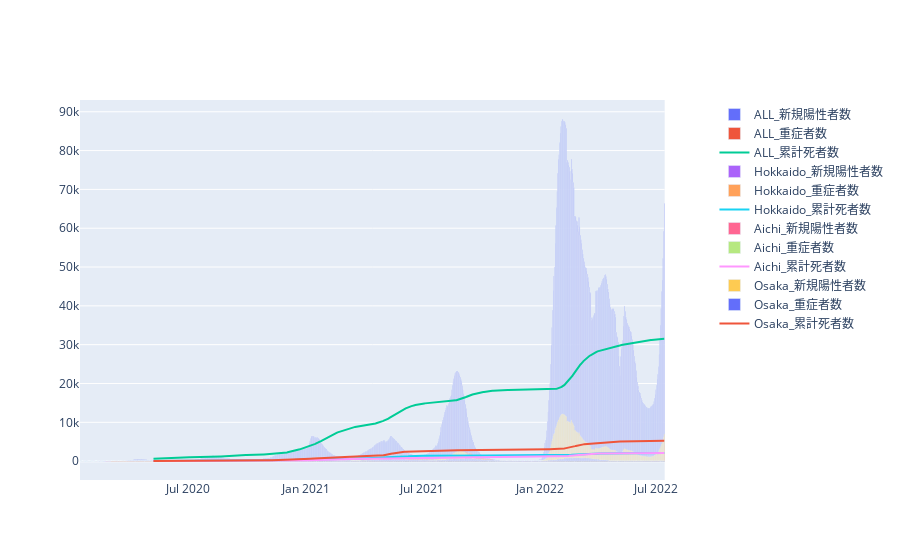

Here is the notebook cell this chart was saved with:
### Code cell
fig= make_subplots(specs=[[{"secondary_y": True}]])
pre = ["ALL","Hokkaido","Aichi","Osaka"]

for idx, prefecture in enumerate(pre):
  fig.add_trace(go.Bar(x=df01.index, y=df01[prefecture],name=(prefecture + "_新規陽性者数")))
  fig.add_trace(go.Bar(x=df02.index, y=df02[prefecture], name=(prefecture + "_重症者数")))
  fig.update_layout(barmode='overlay')
  fig.add_trace(go.Scatter(x=df03.index, y=df03[prefecture], name=(prefecture + "_累計死者数")))
  
fig.show()

### Figure 1 — Plotly figure (JSON) as saved in the notebook; plotly's stock layout.template omitted (floating-point values rounded to 4 significant figures; data arrays with more than 128 entries replaced by an {"elided": "..."} marker saying what was removed)
{"data": [{"name": "ALL_新規陽性者数", "type": "bar", "x": {"elided": "911 str values"}, "y": {"elided": "911 float values"}}, {"name": "ALL_重症者数", "type": "bar", "x": {"elided": "797 str values"}, "y": {"elided": "797 float values"}}, {"name": "ALL_累計死者数", "type": "scatter", "x": {"elided": "797 str values"}, "y": {"elided": "797 int values"}}, {"name": "Hokkaido_新規陽性者数", "type": "bar", "x": {"elided": "911 str values"}, "y": {"elided": "911 float values"}}, {"name": "Hokkaido_重症者数", "type": "bar", "x": {"elided": "797 str values"}, "y": {"elided": "797 float values"}}, {"name": "Hokkaido_累計死者数", "type": "scatter", "x": {"elided": "797 str values"}, "y": {"elided": "797 int values"}}, {"name": "Aichi_新規陽性者数", "type": "bar", "x": {"elided": "911 str values"}, "y": {"elided": "911 float values"}}, {"name": "Aichi_重症者数", "type": "bar", "x": {"elided": "797 str values"}, "y": {"elided": "797 float values"}}, {"name": "Aichi_累計死者数", "type": "scatter", "x": {"elided": "797 str values"}, "y": {"elided": "797 int values"}}, {"name": "Osaka_新規陽性者数", "type": "bar", "x": {"elided": "911 str values"}, "y": {"elided": "911 float values"}}, {"name": "Osaka_重症者数", "type": "bar", "x": {"elided": "797 str values"}, "y": {"elided": "797 float values"}}, {"name": "Osaka_累計死者数", "type": "scatter", "x": {"elided": "797 str values"}, "y": {"elided": "797 int values"}}], "layout": {"barmode": "overlay", "xaxis": {"anchor": "y", "domain": [0, 0.94]}, "yaxis": {"anchor": "x", "domain": [0, 1]}, "yaxis2": {"anchor": "x", "overlaying": "y", "side": "right"}}}
